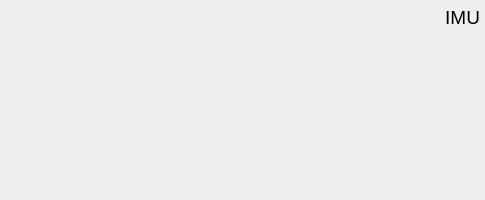
<?xml version="1.0" encoding="UTF-8"?>
<ui version="4.0">
 <class>IMU</class>
 <widget class="QWidget" name="IMU">
  <property name="geometry">
   <rect>
    <x>0</x>
    <y>0</y>
    <width>485</width>
    <height>200</height>
   </rect>
  </property>
  <property name="minimumSize">
   <size>
    <width>0</width>
    <height>0</height>
   </size>
  </property>
  <property name="maximumSize">
   <size>
    <width>16777215</width>
    <height>16777215</height>
   </size>
  </property>
  <property name="windowTitle">
   <string>IMU</string>
  </property>
  <property name="styleSheet">
   <string notr="true"/>
  </property>
  <layout class="QGridLayout" name="gridLayout">
   <property name="leftMargin">
    <number>5</number>
   </property>
   <property name="topMargin">
    <number>5</number>
   </property>
   <property name="rightMargin">
    <number>5</number>
   </property>
   <property name="bottomMargin">
    <number>5</number>
   </property>
   <property name="spacing">
    <number>0</number>
   </property>
   <item row="0" column="1" colspan="2">
    <widget class="QLabel" name="title">
     <property name="font">
      <font>
       <pointsize>14</pointsize>
      </font>
     </property>
     <property name="text">
      <string>IMU</string>
     </property>
     <property name="alignment">
      <set>Qt::AlignRight|Qt::AlignTrailing|Qt::AlignVCenter</set>
     </property>
    </widget>
   </item>
   <item row="0" column="0">
    <widget class="QWSwitcher" name="toggle" native="true">
     <property name="minimumSize">
      <size>
       <width>50</width>
       <height>25</height>
      </size>
     </property>
     <property name="maximumSize">
      <size>
       <width>50</width>
       <height>25</height>
      </size>
     </property>
    </widget>
   </item>
   <item row="1" column="0" colspan="3">
    <widget class="QWidget" name="widget" native="true">
     <layout class="QGridLayout" name="gridLayout_2">
      <property name="leftMargin">
       <number>0</number>
      </property>
      <property name="topMargin">
       <number>0</number>
      </property>
      <property name="rightMargin">
       <number>0</number>
      </property>
      <property name="bottomMargin">
       <number>0</number>
      </property>
      <property name="spacing">
       <number>5</number>
      </property>
      <item row="0" column="0">
       <widget class="QLabel" name="label_gyro">
        <property name="minimumSize">
         <size>
          <width>100</width>
          <height>0</height>
         </size>
        </property>
        <property name="maximumSize">
         <size>
          <width>100</width>
          <height>16777215</height>
         </size>
        </property>
        <property name="text">
         <string/>
        </property>
        <property name="alignment">
         <set>Qt::AlignCenter</set>
        </property>
       </widget>
      </item>
      <item row="0" column="1">
       <widget class="QtMaterialTextField" name="lineEdit_gyro_x" native="true">
        <property name="minimumSize">
         <size>
          <width>80</width>
          <height>50</height>
         </size>
        </property>
        <property name="maximumSize">
         <size>
          <width>80</width>
          <height>50</height>
         </size>
        </property>
        <property name="font">
         <font>
          <pointsize>14</pointsize>
         </font>
        </property>
       </widget>
      </item>
      <item row="0" column="2">
       <widget class="QtMaterialTextField" name="lineEdit_gyro_y" native="true">
        <property name="minimumSize">
         <size>
          <width>80</width>
          <height>50</height>
         </size>
        </property>
        <property name="maximumSize">
         <size>
          <width>80</width>
          <height>50</height>
         </size>
        </property>
        <property name="font">
         <font>
          <pointsize>14</pointsize>
         </font>
        </property>
       </widget>
      </item>
      <item row="0" column="3">
       <widget class="QtMaterialTextField" name="lineEdit_gyro_z" native="true">
        <property name="minimumSize">
         <size>
          <width>80</width>
          <height>50</height>
         </size>
        </property>
        <property name="maximumSize">
         <size>
          <width>80</width>
          <height>50</height>
         </size>
        </property>
        <property name="font">
         <font>
          <pointsize>14</pointsize>
         </font>
        </property>
       </widget>
      </item>
      <item row="1" column="0">
       <widget class="QLabel" name="label_accel">
        <property name="minimumSize">
         <size>
          <width>100</width>
          <height>0</height>
         </size>
        </property>
        <property name="maximumSize">
         <size>
          <width>100</width>
          <height>16777215</height>
         </size>
        </property>
        <property name="text">
         <string/>
        </property>
        <property name="alignment">
         <set>Qt::AlignCenter</set>
        </property>
       </widget>
      </item>
      <item row="1" column="1">
       <widget class="QtMaterialTextField" name="lineEdit_accel_x" native="true">
        <property name="minimumSize">
         <size>
          <width>80</width>
          <height>50</height>
         </size>
        </property>
        <property name="maximumSize">
         <size>
          <width>80</width>
          <height>50</height>
         </size>
        </property>
        <property name="font">
         <font>
          <pointsize>14</pointsize>
         </font>
        </property>
       </widget>
      </item>
      <item row="1" column="2">
       <widget class="QtMaterialTextField" name="lineEdit_accel_y" native="true">
        <property name="minimumSize">
         <size>
          <width>80</width>
          <height>50</height>
         </size>
        </property>
        <property name="maximumSize">
         <size>
          <width>80</width>
          <height>50</height>
         </size>
        </property>
        <property name="font">
         <font>
          <pointsize>14</pointsize>
         </font>
        </property>
       </widget>
      </item>
      <item row="1" column="3">
       <widget class="QtMaterialTextField" name="lineEdit_accel_z" native="true">
        <property name="minimumSize">
         <size>
          <width>80</width>
          <height>50</height>
         </size>
        </property>
        <property name="maximumSize">
         <size>
          <width>80</width>
          <height>50</height>
         </size>
        </property>
        <property name="font">
         <font>
          <pointsize>14</pointsize>
         </font>
        </property>
       </widget>
      </item>
      <item row="2" column="0">
       <widget class="QLabel" name="label_euler">
        <property name="minimumSize">
         <size>
          <width>100</width>
          <height>0</height>
         </size>
        </property>
        <property name="maximumSize">
         <size>
          <width>100</width>
          <height>16777215</height>
         </size>
        </property>
        <property name="text">
         <string/>
        </property>
        <property name="alignment">
         <set>Qt::AlignCenter</set>
        </property>
       </widget>
      </item>
      <item row="2" column="1">
       <widget class="QtMaterialTextField" name="lineEdit_euler_x" native="true">
        <property name="minimumSize">
         <size>
          <width>80</width>
          <height>50</height>
         </size>
        </property>
        <property name="maximumSize">
         <size>
          <width>80</width>
          <height>50</height>
         </size>
        </property>
        <property name="font">
         <font>
          <pointsize>14</pointsize>
         </font>
        </property>
       </widget>
      </item>
      <item row="2" column="2">
       <widget class="QtMaterialTextField" name="lineEdit_euler_y" native="true">
        <property name="minimumSize">
         <size>
          <width>80</width>
          <height>50</height>
         </size>
        </property>
        <property name="maximumSize">
         <size>
          <width>80</width>
          <height>50</height>
         </size>
        </property>
        <property name="font">
         <font>
          <pointsize>14</pointsize>
         </font>
        </property>
       </widget>
      </item>
      <item row="2" column="3">
       <widget class="QtMaterialTextField" name="lineEdit_euler_z" native="true">
        <property name="minimumSize">
         <size>
          <width>80</width>
          <height>50</height>
         </size>
        </property>
        <property name="maximumSize">
         <size>
          <width>80</width>
          <height>50</height>
         </size>
        </property>
        <property name="font">
         <font>
          <pointsize>14</pointsize>
         </font>
        </property>
       </widget>
      </item>
     </layout>
    </widget>
   </item>
  </layout>
 </widget>
 <customwidgets>
  <customwidget>
   <class>QtMaterialTextField</class>
   <extends>QWidget</extends>
   <header>qt_material_widgets/qtmaterialtextfield.h</header>
   <container>1</container>
  </customwidget>
  <customwidget>
   <class>QWSwitcher</class>
   <extends>QWidget</extends>
   <header>qwool/qwswitcher.h</header>
   <container>1</container>
  </customwidget>
 </customwidgets>
 <resources/>
 <connections/>
</ui>
